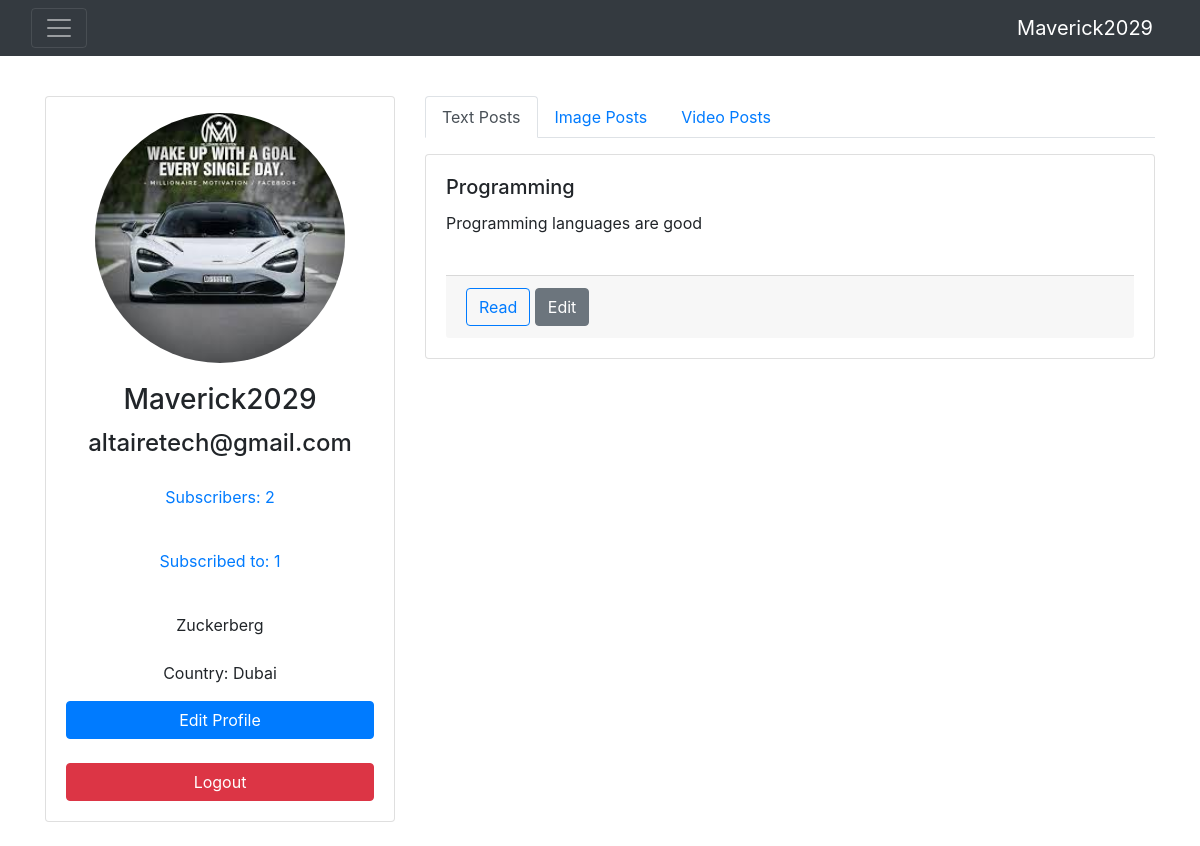
Page /profile/6/ (signed in) on the committed database.
### main/models.py (models this page shows, shortened)
class Profile(models.Model):
    user = models.OneToOneField(User, on_delete=models.CASCADE)
    follows = models.ManyToManyField("self",
                                     related_name='followed_by',
                                     symmetrical=False,
                                     blank=True)
    last_entered = models.DateTimeField(auto_now=True)
    profile_image = models.ImageField(upload_to='profile_images/%Y/%m/%d', default='profile_images/default.png', verbose_name='Profile Image')
    bio = models.CharField(max_length=500)
    country = models.CharField(max_length=100)

class Post(models.Model):
    TEXT = 'text'
    IMAGE = 'image'
    VIDEO = 'video'
    POST_TYPES = [
        (TEXT, 'Text'),
        (IMAGE, 'Image'),
        (VIDEO, 'Video'),
    ]
    title = models.CharField(max_length=255)
    post_type = models.CharField(max_length=10, choices=POST_TYPES, default=TEXT)
    content = models.TextField(blank=True, null=True)
    image = models.ImageField(upload_to='post_images/%Y/%m/%d', blank=True, null=True)
    video = models.FileField(upload_to='post_videos/%Y/%m/%d', blank=True, null=True)
    video_size_limit = models.PositiveIntegerField(default=10485760)  # 10 MB in bytes
    time_created = models.DateTimeField(auto_now_add=True)
    user = models.ForeignKey(User, on_delete=models.DO_NOTHING, related_name='posts')
    likes = models.ManyToManyField(User, related_name='liked_posts', blank=True)
    def total_likes(self):
        return self.likes.count()

### main/views.py (the view)
# urls.py: path('profile/<int:pk>/', views.profile, name='profile'),
@login_required(login_url='login')
def profile(request, pk):
    viewed_user = get_object_or_404(User, pk=pk)
    viewed_profile = viewed_user.profile
    is_owner = request.user == viewed_user
    is_subscribed = request.user.profile.follows.filter(pk=viewed_profile.pk).exists() if request.user.is_authenticated else False
    user_posts = Post.objects.filter(user=viewed_user)
    user_posts_text = user_posts.filter(post_type=Post.TEXT)
    user_posts_image = user_posts.filter(post_type=Post.IMAGE)
    user_posts_video = user_posts.filter(post_type=Post.VIDEO)
    context = {
        'viewed_user': viewed_user,
        'viewed_profile': viewed_profile,
        'user_posts_text': user_posts_text,
        'user_posts_image': user_posts_image,
        'user_posts_video': user_posts_video,
        'is_owner': is_owner,
        'is_subscribed': is_subscribed,  # Pass subscription status to the template
    }
    return render(request, 'main/profiles/profile.html', context)

### main/templates/main/profiles/profile.html (shortened to what this page needs)
{% extends "main/utils/base.html" %}
{% block content %}
{% include "main/utils/navbar.html" %}
<br/>
<br/>
<div class="container mt-5">
    <div class="row">
        <div class="col-lg-4 col-md-5 mb-4">
            <div class="card">
                <img src="{{ viewed_profile.profile_image.url }}" alt="Profile picture" class="img-fluid rounded-circle mx-auto d-block mt-3" style="width: 250px;">
                <div class="card-body text-center">
                    <h3 class="card-title"> {{ viewed_profile.user.username }}</h3>
                    <h4 class="card-title"> {{ viewed_profile.user.email }}</h4>
                    <div class="p-3 mb-2 bg-success-subtle text-success-emphasis">
                        <a href="{% url 'subscribers_list' viewed_user.pk %}">Subscribers: {{ viewed_profile.followed_by.count }}</a>
                    </div>
                    <div class="p-3 mb-2 bg-success-subtle text-success-emphasis">
                        <a href="{% url 'subscriptions_list' viewed_user.pk %}">Subscribed to: {{ viewed_profile.follows.count }}</a>
                    </div>
                    {% if viewed_profile.bio %}
                        <div class="p-3 mb-2 bg-body-secondary">{{ viewed_profile.bio }}</div>
                    {% else %}
                        <div class="p-3 mb-2 bg-body-secondary">No bio...</div>
                    {% endif %}
                   {% if viewed_profile.country %}
                        <p class="card-text">Country: {{ viewed_profile.country }}</p>
                    {% else %}
                        <p class="card-text">No country is set</p>
                    {% endif %}
                    {% if is_owner %}
                    <div>
                        <a href="{% url 'edit_profile' user.pk %}" class="btn btn-primary btn-block">Edit Profile</a>
                    </div>
                    <br/>
                    <a href="{% url 'logout' %}" class="btn btn-danger btn-block">Logout</a>
                    {% endif %}
                </div>
            </div>
        </div>
        <div class="col-lg-8 col-md-7">
            <ul class="nav nav-tabs" id="postTabs" role="tablist">
                <li class="nav-item" role="presentation">
                    <a class="nav-link active" id="text-tab" data-bs-toggle="tab" href="#text-posts" role="tab" aria-controls="text-posts" aria-selected="true">Text Posts</a>
                </li>
                <li class="nav-item" role="presentation">
                    <a class="nav-link" id="image-tab" data-bs-toggle="tab" href="#image-posts" role="tab" aria-controls="image-posts" aria-selected="false">Image Posts</a>
                </li>
                <li class="nav-item" role="presentation">
                    <a class="nav-link" id="video-tab" data-bs-toggle="tab" href="#video-posts" role="tab" aria-controls="video-posts" aria-selected="false">Video Posts</a>
                </li>
            </ul>
            <div class="tab-content mt-3">
                <div class="tab-pane fade show active" id="text-posts" role="tabpanel" aria-labelledby="text-tab">
                    {% for post in user_posts_text %}
                    <div class="card mb-3">
                        <div class="card-body">
                            <h5 class="card-title">{{ post.title }}</h5>
                            {% if post.content %}
                            <p class="card-text">{{ post.content|truncatewords:20 }}</p>
                            {% endif %}
                            <br>
                            <div class="card-footer">
                                <a href="{% url 'post_detail' post.id %}" class="btn btn-outline-primary">Read</a>
                                {% if is_owner %}
                                <a href="{% url 'edit_post' post.id %}" class="btn btn-secondary">Edit</a>
                                {% endif %}
                            </div>
                        </div>
                    </div>
                    {% empty %}
                    <p>No Text Posts available</p>
                    {% endfor %}
                </div>
            </div>
        </div>
    </div>
</div>
{% endblock %}

### main/templates/main/utils/navbar.html (shortened to what this page needs)
<nav class="navbar navbar-dark bg-dark fixed-top">
  <div class="container-fluid">
    <button class="navbar-toggler" type="button" data-toggle="collapse" data-target="#navbarNavDropdown" aria-controls="navbarNavDropdown" aria-expanded="false" aria-label="Toggle navigation">
      <span class="navbar-toggler-icon"></span>
    </button>
    {% if user.is_authenticated %}
    <a class="navbar-brand" href="{% url 'profile' user.pk %}">{{ user.username }}</a>
    {% else %}
    <a class="navbar-brand" href="{% url 'home' %}">Guest</a>
    {% endif %}
  </div>
</nav>

### rows in the picture
Profile: profile_image (picture), user.username "Maverick2029", user.email "altairetech@gmail.com", followed_by.count "2", follows.count "1", bio "Zuckerberg", country "Dubai"
Post: title "Programming", content "Programming languages are good"

### other values in the picture
{{ user.username }} "Maverick2029"
